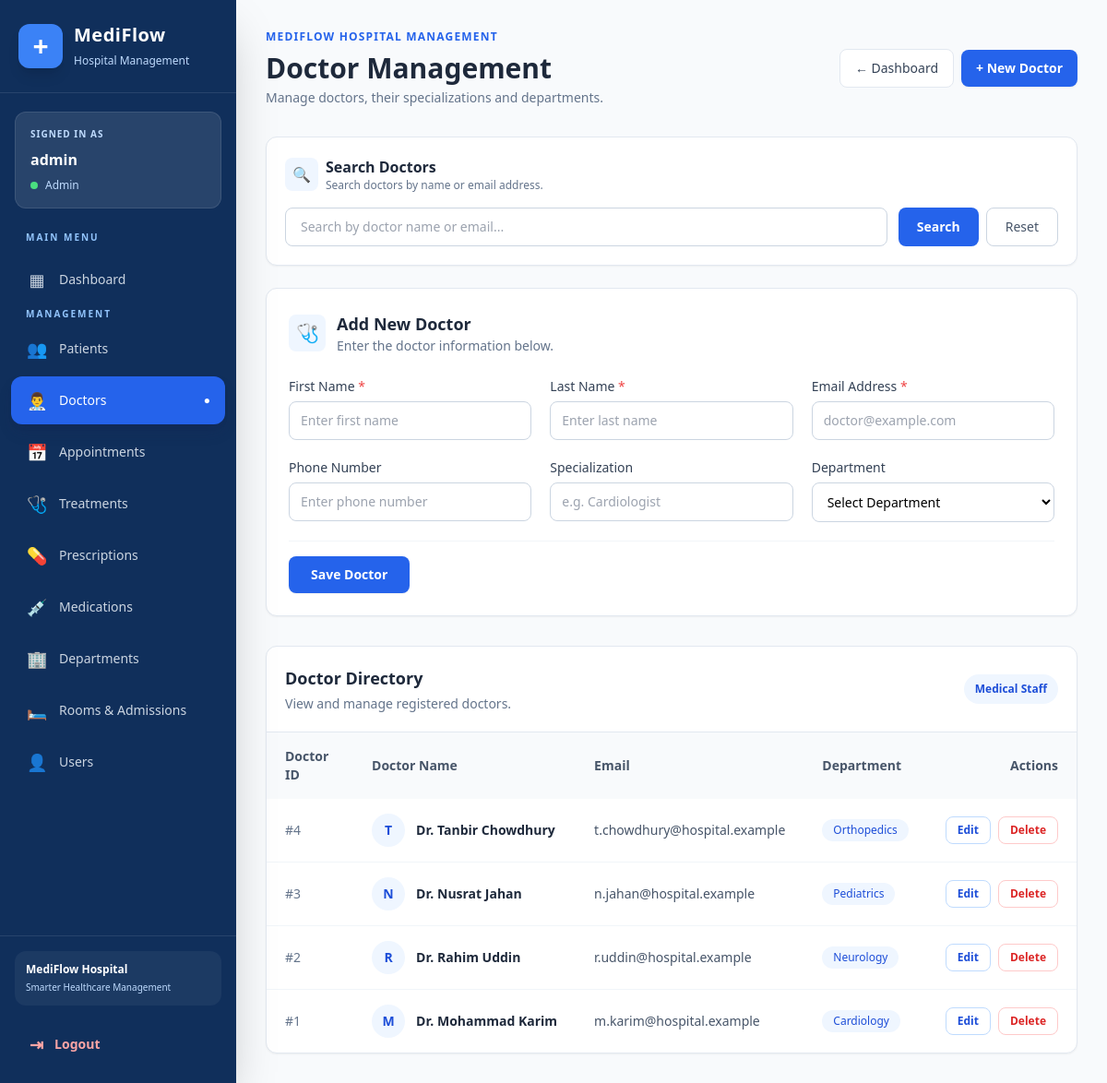
Screenshot of /dashboard/manage-doctors.php (signed in) with the database file from the repository.
### tables this page shows
CREATE TABLE IF NOT EXISTS users (
  id INT AUTO_INCREMENT PRIMARY KEY,
  username VARCHAR(120) NOT NULL UNIQUE,
  email VARCHAR(190) NOT NULL UNIQUE,
  password_hash VARCHAR(255) NOT NULL,
  role ENUM('admin','doctor','patient') NOT NULL DEFAULT 'patient',
  linked_doctor_id INT NULL UNIQUE,
  linked_patient_id INT NULL UNIQUE,
  FOREIGN KEY (linked_doctor_id) REFERENCES doctors(id) ON DELETE SET NULL,
  FOREIGN KEY (linked_patient_id) REFERENCES patients(id) ON DELETE SET NULL
);

CREATE TABLE IF NOT EXISTS doctors (
  id INT AUTO_INCREMENT PRIMARY KEY,
  first_name VARCHAR(100) NOT NULL,
  last_name VARCHAR(100) NOT NULL,
  email VARCHAR(190) NOT NULL UNIQUE,
  phone VARCHAR(30) NULL,
  specialization VARCHAR(150) NULL,
  department_id INT NULL,
  FOREIGN KEY (department_id) REFERENCES departments(id) ON DELETE SET NULL
);

CREATE TABLE IF NOT EXISTS departments (
  id INT AUTO_INCREMENT PRIMARY KEY,
  name VARCHAR(150) NOT NULL UNIQUE,
  description TEXT NULL
);

### dashboard/manage-doctors.php (the view, shortened to what the rows shown need)
<?php
require_once __DIR__ . '/../database.php';
$editId = isset($_GET['edit']) ? (int)$_GET['edit'] : 0;
$editRow = $editId ? doctors_get($editId) : null;
$p = get_pagination_params(10);
$data = doctors_list($p['q'], $p['limit'], $p['offset']);
$rows = $data['rows'];
?>
<!doctype html>
<html>
<head>
  <script src="https://cdn.tailwindcss.com"></script>
</head>
<body class="bg-slate-50 min-h-screen">
    <?php include __DIR__ . '/sidebar.php'; ?>
    <main class="md:ml-64 min-h-screen p-4 sm:p-6 lg:p-8">
        <div class="flex flex-col sm:flex-row sm:items-center sm:justify-between gap-4 mb-8">
            <div>
                <h1 class="text-2xl sm:text-3xl font-bold text-slate-800">
                    <?= $editRow ? 'Edit Doctor' : 'Doctor Management' ?>
                </h1>
            </div>
        </div>
        <section class="bg-white rounded-xl border border-slate-200 shadow-sm p-5 mb-6">
            <div class="flex items-center gap-2 mb-4">
                <div>
                    <h2 class="font-semibold text-slate-800">Search Doctors</h2>
                </div>
            </div>
        </section>
        <section id="doctor-form"
                 class="bg-white rounded-xl border border-slate-200 shadow-sm p-5 sm:p-6 mb-8">
            <div class="flex items-center gap-3 mb-6">
                <div>
                    <h2 class="text-lg font-bold text-slate-800">
                        <?= $editRow ? 'Update Doctor Information' : 'Add New Doctor' ?>
                    </h2>
                </div>
            </div>
        </section>
        <section class="bg-white rounded-xl border border-slate-200 shadow-sm overflow-hidden">
            <div class="p-5 border-b border-slate-200 flex flex-col sm:flex-row sm:items-center sm:justify-between gap-3">
                <div>
                    <h2 class="text-lg font-bold text-slate-800">
                        Doctor Directory
                    </h2>
                </div>
            </div>
            <div class="overflow-x-auto">
                <table class="min-w-full text-sm">
                    <thead class="bg-slate-50 text-slate-600">
                        <tr>
                            <th class="text-left px-5 py-4 font-semibold">Doctor ID</th>
                            <th class="text-left px-5 py-4 font-semibold">Doctor Name</th>
                            <th class="text-left px-5 py-4 font-semibold">Email</th>
                            <th class="text-left px-5 py-4 font-semibold">Department</th>
                            <th class="text-right px-5 py-4 font-semibold">Actions</th>
                        </tr>
                    </thead>
                    <tbody class="divide-y divide-slate-100">
                        <?php foreach ($rows as $r): ?>
                            <tr class="hover:bg-slate-50 transition">
                                <td class="px-5 py-4 font-medium text-slate-500">
                                    #<?= (int)$r['id'] ?>
                                </td>
                                <td class="px-5 py-4">
                                    <div class="flex items-center gap-3">
                                        <div class="w-9 h-9 rounded-full bg-blue-50 text-blue-700 flex items-center justify-center font-bold">
                                            <?= strtoupper(substr($r['first_name'], 0, 1)) ?>
                                        </div>
                                        <div class="font-semibold text-slate-800 whitespace-nowrap">
                                            Dr. <?= htmlspecialchars($r['first_name'] . ' ' . $r['last_name']) ?>
                                        </div>
                                    </div>
                                </td>
                                <td class="px-5 py-4 text-slate-600">
                                    <?= htmlspecialchars($r['email']) ?>
                                </td>
                                <td class="px-5 py-4">
                                    <span class="inline-flex items-center px-3 py-1 rounded-full bg-blue-50 text-blue-700 text-xs font-medium">
                                        <?= htmlspecialchars($r['dept_name'] ?? '') ?: 'Not assigned' ?>
                                    </span>
                                </td>
                                <td class="px-5 py-4">
                                    <div class="flex justify-end items-center gap-2">
                                        <a
                                            href="?edit=<?= (int)$r['id'] ?>"
                                            class="px-3 py-1.5 rounded-lg border border-blue-200 text-blue-700 text-xs font-semibold hover:bg-blue-50 transition">
                                            Edit
                                        </a>
                                        <form method="post"
                                              class="inline"
                                              onsubmit="return confirm('Are you sure you want to delete this doctor?')">
                                            <button type="submit"
                                                class="px-3 py-1.5 rounded-lg border border-red-200 text-red-600 text-xs font-semibold hover:bg-red-50 transition">
                                                Delete
                                            </button>
                                        </form>
                                    </div>
                                </td>
                            </tr>
                        <?php endforeach; ?>
                    </tbody>
                </table>
            </div>
        </section>
    </main>
</body>
</html>

### dashboard/sidebar.php (shortened to what the rows shown need)
<?php
$user = current_user();
$role = $user['role'] ?? ROLE_PATIENT;
?>
<div x-data="{ open: false }">
    <aside
        class="fixed inset-y-0 left-0 z-50 flex w-64 flex-col bg-[#102F5B] text-white shadow-2xl transition-transform duration-300"
        :class="open ? 'translate-x-0' : '-translate-x-full md:translate-x-0'">
        <div class="mx-4 mt-5 rounded-xl border border-white/10 bg-white/10 p-4">
            <p class="text-[10px] font-bold uppercase tracking-widest text-blue-200">
                Signed in as
            </p>
            <p class="mt-2 truncate font-semibold text-white">
                <?= htmlspecialchars($user['username'] ?? 'User') ?>
            </p>
            <div class="mt-2 flex items-center gap-2">
                <span class="h-2 w-2 rounded-full bg-green-400"></span>
                <span class="text-xs capitalize text-blue-200">
                    <?= htmlspecialchars($role) ?>
                </span>
            </div>
        </div>
    </aside>
</div>

### rows the page displays
users: username "admin", role "Admin"
doctors: id "4", first_name "T", first_name+last_name "Tanbir Chowdhury", email "t.chowdhury@hospital.example", department.name "Orthopedics"
doctors: id "3", first_name "N", first_name+last_name "Nusrat Jahan", email "n.jahan@hospital.example", department.name "Pediatrics"
doctors: id "2", first_name "R", first_name+last_name "Rahim Uddin", email "r.uddin@hospital.example", department.name "Neurology"
doctors: id "1", first_name "M", first_name+last_name "Mohammad Karim", email "m.karim@hospital.example", department.name "Cardiology"

### other values shown
$icon "▦ 👥 👨‍⚕️ 📅 🩺 💊 💉 🏢 🛏️ 👤"
$label "Dashboard Patients Doctors Appointments Treatments Prescriptions Medications Departments Rooms & Admissions Users"
